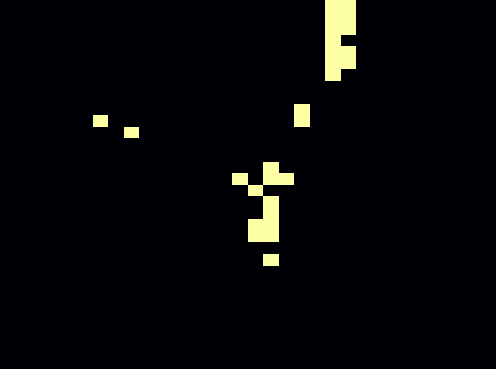
#> input picture threshold/3m/thres3_0.png, 496 x 369 px
$ python Processing.py
#> lines starting #> are read from the running program, lines starting #| are printed output that depends on the picture
import pandas as pd
import numpy as np
from matplotlib import pyplot as plt
from matplotlib import cm
import cv2

df = pd.read_csv("3m vid.csv") # read the dataset
#> (reads 3m vid.csv from the repository)
df = df.iloc[:, :-1] # exclude the last column

def img(data):
    celcius = []
    for index, row in data.iterrows():
         row = (row/10)-273.5 # change data to celcius
         celcius.append(row)
    frame = np.array(celcius)
    # input the frame number
    return (np.flip(frame[0].reshape(32, 32))) # flip the frame
frame = img(df)

def visualize(data_processed):
     new_inferno = cm.get_cmap('inferno', 10) # visualize in inferno colormap
     plt.pcolormesh(data_processed, cmap = new_inferno)
     plt.axis('off')
     plt.xticks([]), plt.yticks([])
     plt.savefig('visualize/3m/frame3_0.png', bbox_inches = 'tight', pad_inches = 0.0)
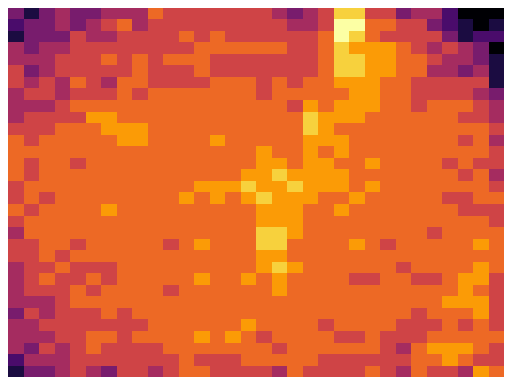
#> figure drawn by matplotlib, 1 panel
     # plt.show()
     return 0

visualize(frame)

def thresh_seg(data_processed):
     upper_thresh = data_processed < 30 # set upper value
     under_thresh = data_processed > 23 # set under value
     thresh = np.logical_and(upper_thresh, under_thresh)*1
     binary = cm.get_cmap('inferno', 2)
     plt.pcolormesh(thresh, cmap = binary)
     plt.axis('off')
     plt.xticks([]), plt.yticks([])
     plt.savefig('threshold/thres4_0', bbox_inches='tight', pad_inches=0.0)
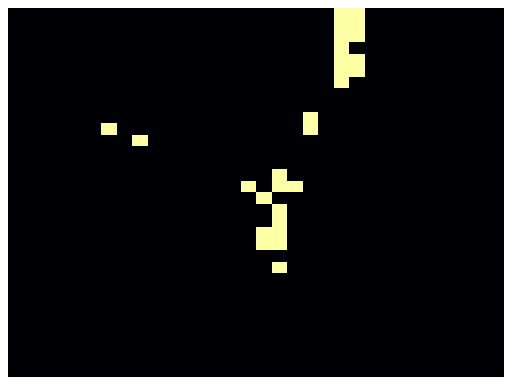
#> figure drawn by matplotlib, 1 panel
     # plt.show()
     return 0

thresh_seg(frame)
thres_img = cv2.imread('threshold/3m/thres3_0.png')
#> thres_img is the input picture: shape (369, 496, 3); mean B, G, R 8.4, 7, 7

def opening(threshold_img):
     kernel_erosion = np.ones((1,2), np.uint8) # set erosion mask
     kernel_dilation = np.ones((3,2), np.uint8) # set dilation mask
     erosion = cv2.erode(threshold_img, kernel_erosion, iterations=16) # iterate to reduce noises
     dilation = cv2.dilate(erosion, kernel_dilation, iterations=20) # dilate from reduced noise frame
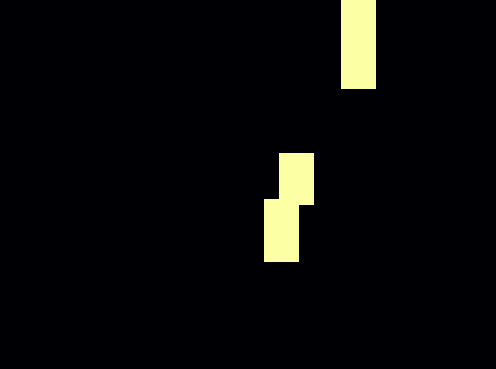
#> dilation: shape (369, 496, 3); mean B, G, R 10.1, 9.8, 9.7
     titles = ['input', 'erosion', 'dilation']
     images = [threshold_img, erosion, dilation]
     for i in range(3):
          plt.subplot(1,3,i+1)
          plt.imshow(images[i])
          plt.title(titles[i])
          plt.xticks([]), plt.yticks([])
     plt.show()
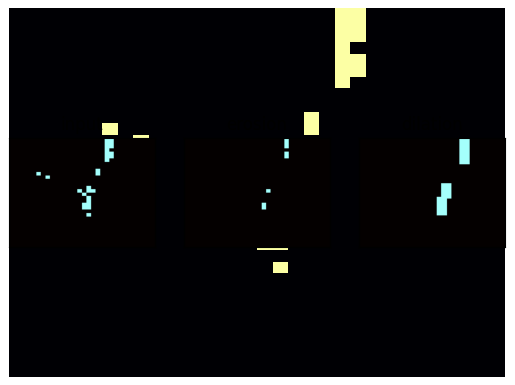
#> figure drawn by matplotlib, 4 panels; B, G, R data is drawn as R, G, B
     plt.imshow(dilation)
     plt.axis('off')
     plt.xticks([]), plt.yticks([])
     plt.savefig('bbox/3m/bbox3_0.png', bbox_inches='tight', pad_inches=0.0)
     return 0

opening(thres_img)
